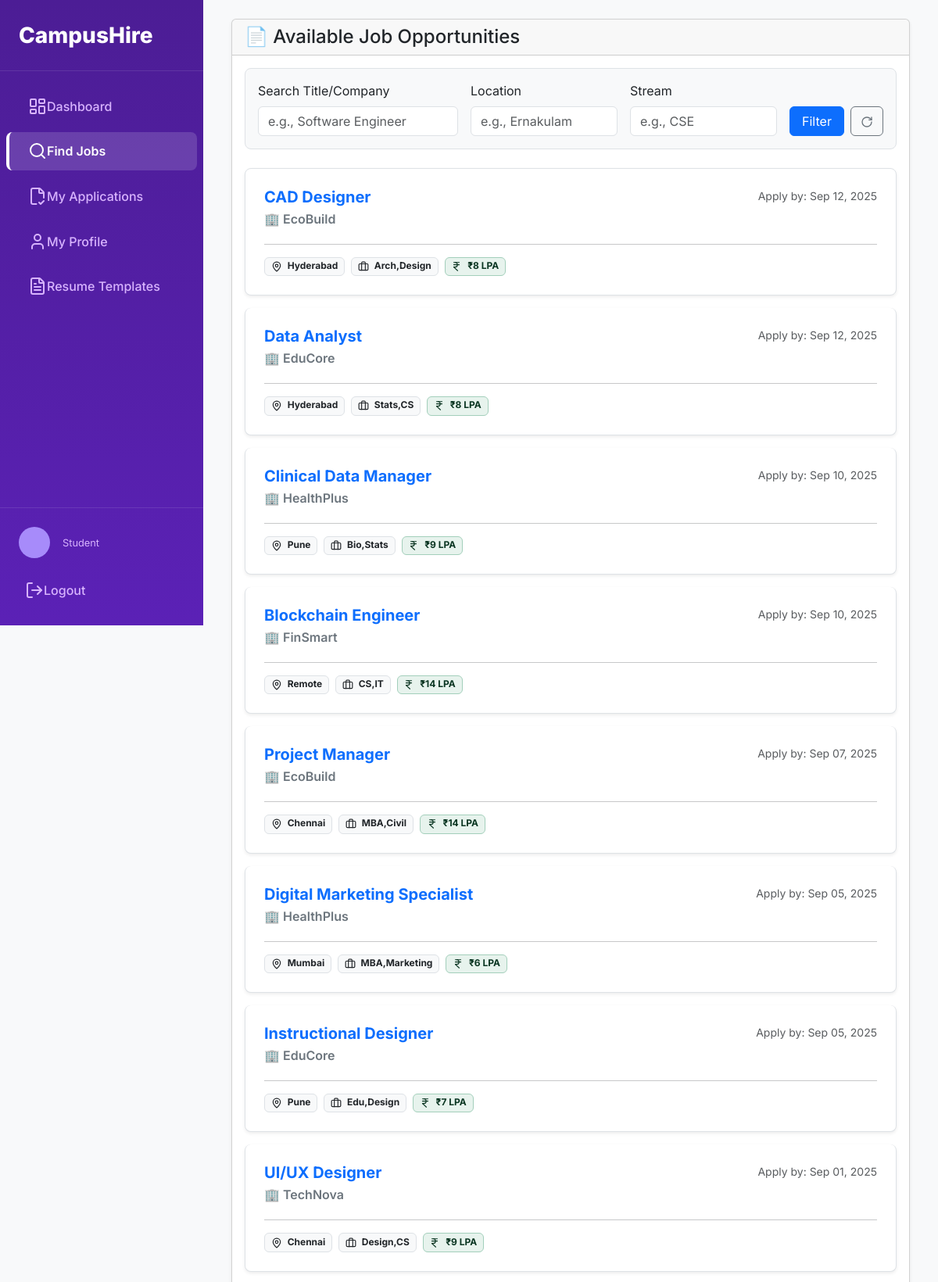
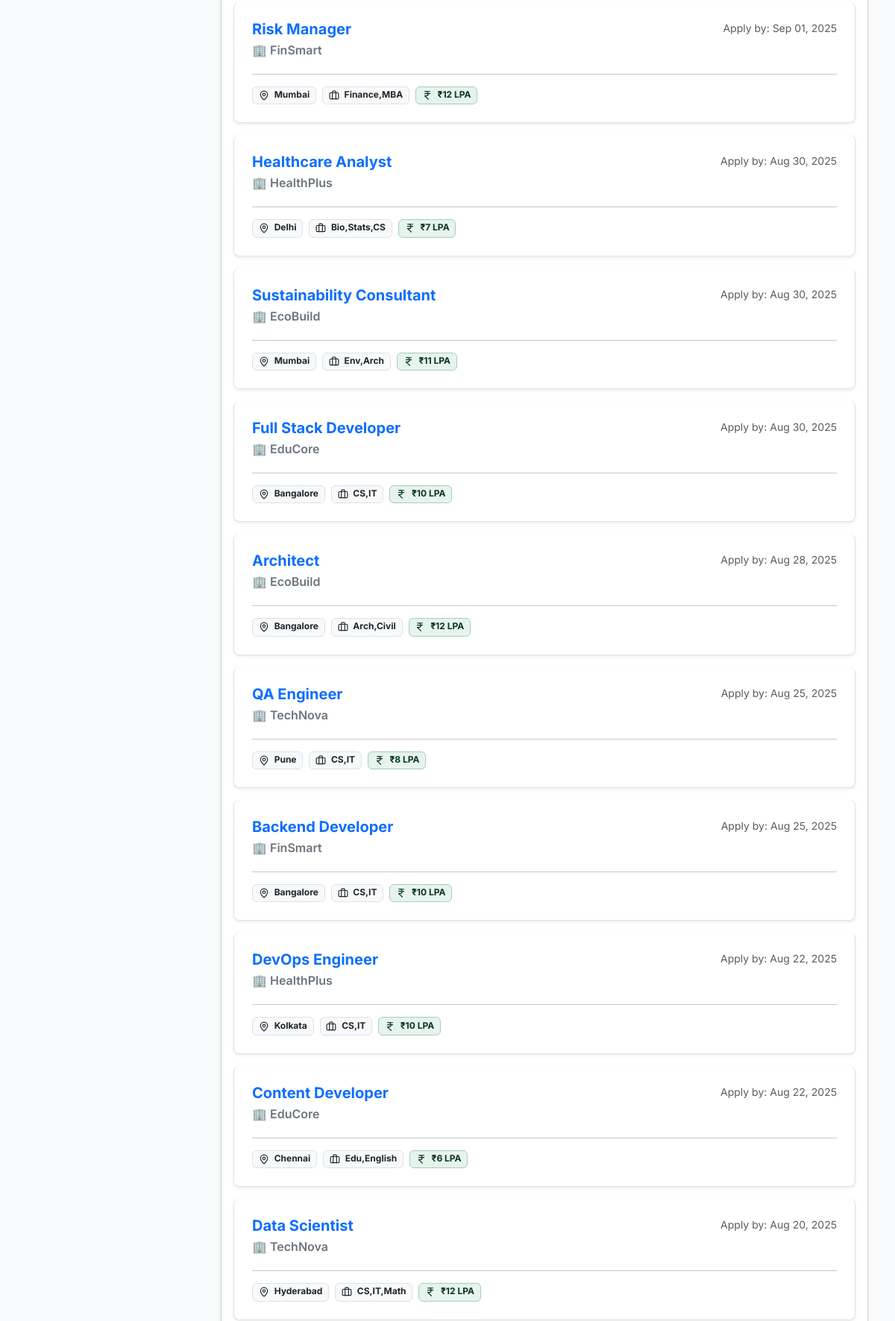
The app's page /student/jobs.php (signed in, upper part) with its own data (2 pictures, top to bottom).
### tables this page shows
CREATE TABLE IF NOT EXISTS jobs (
    id int NOT NULL AUTO_INCREMENT,
    company_id int NOT NULL,
    title varchar(100) NOT NULL,
    description text,
    allowed_streams text,
    salary varchar(50) DEFAULT NULL,
    location varchar(100) DEFAULT NULL,
    last_date_to_apply date DEFAULT NULL,
    PRIMARY KEY (id),
    KEY company_id (company_id),
    FOREIGN KEY (company_id) REFERENCES companies(id) ON DELETE CASCADE
);

CREATE TABLE IF NOT EXISTS companies (
    id int NOT NULL AUTO_INCREMENT,
    name varchar(100) NOT NULL,
    description text,
    website varchar(255) DEFAULT NULL,
    logo_path varchar(255) DEFAULT NULL,
    created_at datetime DEFAULT CURRENT_TIMESTAMP,
    PRIMARY KEY (id)
);

### db-functions.php (called while the page is built, shortened)
<?php
function getConnection()
{
    static $conn = null;
    if ($conn === null) {
        $host = getenv('DB_HOST') ?: "localhost";
        $user = getenv('DB_USERNAME') ?: "root";
        $pass = getenv('DB_PASSWORD') ?: "";
        $dbname = getenv('DB_NAME') ?: "campushire";
        $port = getenv('DB_PORT') ?: 3306;
        $conn = mysqli_connect($host, $user, $pass, $dbname, $port);
    }
    return $conn;
}
function getFilteredJobs($searchTerm = '', $location = '', $stream = '')
{
    $conn = getConnection();
    $query = "SELECT j.*, c.name as company_name
              FROM jobs j
              JOIN companies c ON j.company_id = c.id
              WHERE 1=1";
    $query .= " ORDER BY j.last_date_to_apply DESC";
    $stmt = mysqli_prepare($conn, $query);
    mysqli_stmt_execute($stmt);
    $result = mysqli_stmt_get_result($stmt);
    $jobs = [];
    while ($row = mysqli_fetch_assoc($result)) {
        $jobs[] = $row;
    }
    return $jobs;
}
?>

### student/jobs.php (the view, shortened to what this page needs)
<?php
require_once 'student_header.php';
$searchTerm = $_GET['search'] ?? '';
$location = $_GET['location'] ?? '';
$stream = $_GET['stream'] ?? '';
$jobs = getFilteredJobs($searchTerm, $location, $stream);
?>
<div class="container-fluid">
    <div class="card shadow-sm">
        <div class="card-header">
            <h4 class="card-title mb-0">📄 Available Job Opportunities</h4>
        </div>
        <div class="card-body">
            <form action="jobs.php" method="GET" class="mb-4 p-3 bg-light border rounded-3">
                <div class="row g-3 align-items-center">
                    <div class="col-md-4">
                        <label for="search" class="form-label">Search Title/Company</label>
                        <input type="text" id="search" name="search" class="form-control" placeholder="e.g., Software Engineer" value="<?= htmlspecialchars($searchTerm) ?>">
                    </div>
                    <div class="col-md-3">
                        <label for="location" class="form-label">Location</label>
                        <input type="text" id="location" name="location" class="form-control" placeholder="e.g., Ernakulam" value="<?= htmlspecialchars($location) ?>">
                    </div>
                    <div class="col-md-3">
                        <label for="stream" class="form-label">Stream</label>
                        <input type="text" id="stream" name="stream" class="form-control" placeholder="e.g., CSE" value="<?= htmlspecialchars($stream) ?>">
                    </div>
                    <div class="col-md-2 d-flex mt-auto">
                        <button type="submit" class="btn btn-primary flex-grow-1">Filter</button>
                        <a href="jobs.php" class="btn btn-outline-secondary ms-2" title="Clear Filters">
                           <i data-lucide="rotate-cw" style="width:16px; height:16px;"></i>
                        </a>
                    </div>
                </div>
            </form>
            <div class="list-group mt-4">
                <?php if (empty($jobs)): ?>
                    <div class="alert alert-info text-center">
                        No job postings found matching your criteria. Try a different search or <a href="jobs.php" class="alert-link">clear the filters</a>.
                    </div>
                <?php else: ?>
                    <?php foreach ($jobs as $job): ?>
                        <a href="job.php?id=<?= $job['id'] ?>" class="list-group-item list-group-item-action job-card p-4 mb-3 shadow-sm rounded-3">
                            <div class="d-flex w-100 justify-content-between">
                                <div>
                                    <h5 class="mb-1 fw-bold text-primary"><?= htmlspecialchars($job['title']) ?></h5>
                                    <p class="mb-1 text-secondary fw-semibold">🏢 <?= htmlspecialchars($job['company_name']) ?></p>
                                </div>
                                <small class="text-muted">Apply by: <?= date('M d, Y', strtotime($job['last_date_to_apply'])) ?></small>
                            </div>
                            <hr class="my-3">
                            <div class="d-flex flex-wrap gap-2">
                                <span class="badge bg-light text-dark border"><i data-lucide="map-pin" class="me-1" style="width:14px; height:14px;"></i> <?= htmlspecialchars($job['location']) ?></span>
                                <span class="badge bg-light text-dark border"><i data-lucide="briefcase" class="me-1" style="width:14px; height:14px;"></i> <?= htmlspecialchars($job['allowed_streams']) ?></span>
                                <span class="badge bg-success bg-opacity-10 text-success-emphasis border border-success-subtle"><i data-lucide="indian-rupee" class="me-1" style="width:14px; height:14px;"></i> <?= htmlspecialchars($job['salary']) ?></span>
                            </div>
                        </a>
                    <?php endforeach; ?>
                <?php endif; ?>
            </div>
        </div>
    </div>
</div>
<?php
require_once 'student_footer.php';
?>

### student/student_header.php (style rules this page uses)
body { font-family: 'Inter', sans-serif; background-color: #f8f9fa; }

### student/jobs.php (style rules this page uses)
.job-card { transition: transform 0.2s ease-in-out, box-shadow 0.2s ease-in-out; }

### records on screen
jobs: title "CAD Designer", company.name "EcoBuild", last_date_to_apply "Sep 12, 2025", location "Hyderabad", allowed_streams "Arch,Design", salary "₹8 LPA"
jobs: title "Data Analyst", company.name "EduCore", last_date_to_apply "Sep 12, 2025", location "Hyderabad", allowed_streams "Stats,CS", salary "₹8 LPA"
jobs: title "Clinical Data Manager", company.name "HealthPlus", last_date_to_apply "Sep 10, 2025", location "Pune", allowed_streams "Bio,Stats", salary "₹9 LPA"
jobs: title "Blockchain Engineer", company.name "FinSmart", last_date_to_apply "Sep 10, 2025", location "Remote", allowed_streams "CS,IT", salary "₹14 LPA"
jobs: title "Project Manager", company.name "EcoBuild", last_date_to_apply "Sep 07, 2025", location "Chennai", allowed_streams "MBA,Civil", salary "₹14 LPA"
jobs: title "Digital Marketing Specialist", company.name "HealthPlus", last_date_to_apply "Sep 05, 2025", location "Mumbai", allowed_streams "MBA,Marketing", salary "₹6 LPA"
jobs: title "Instructional Designer", company.name "EduCore", last_date_to_apply "Sep 05, 2025", location "Pune", allowed_streams "Edu,Design", salary "₹7 LPA"
jobs: title "UI/UX Designer", company.name "TechNova", last_date_to_apply "Sep 01, 2025", location "Chennai", allowed_streams "Design,CS", salary "₹9 LPA"
jobs: title "Risk Manager", company.name "FinSmart", last_date_to_apply "Sep 01, 2025", location "Mumbai", allowed_streams "Finance,MBA", salary "₹12 LPA"
jobs: title "Healthcare Analyst", company.name "HealthPlus", last_date_to_apply "Aug 30, 2025", location "Delhi", allowed_streams "Bio,Stats,CS", salary "₹7 LPA"
jobs: title "Sustainability Consultant", company.name "EcoBuild", last_date_to_apply "Aug 30, 2025", location "Mumbai", allowed_streams "Env,Arch", salary "₹11 LPA"
jobs: title "Full Stack Developer", company.name "EduCore", last_date_to_apply "Aug 30, 2025", location "Bangalore", allowed_streams "CS,IT", salary "₹10 LPA"
jobs: title "Architect", company.name "EcoBuild", last_date_to_apply "Aug 28, 2025", location "Bangalore", allowed_streams "Arch,Civil", salary "₹12 LPA"
jobs: title "QA Engineer", company.name "TechNova", last_date_to_apply "Aug 25, 2025", location "Pune", allowed_streams "CS,IT", salary "₹8 LPA"
jobs: title "Backend Developer", company.name "FinSmart", last_date_to_apply "Aug 25, 2025", location "Bangalore", allowed_streams "CS,IT", salary "₹10 LPA"
jobs: title "DevOps Engineer", company.name "HealthPlus", last_date_to_apply "Aug 22, 2025", location "Kolkata", allowed_streams "CS,IT", salary "₹10 LPA"
jobs: title "Content Developer", company.name "EduCore", last_date_to_apply "Aug 22, 2025", location "Chennai", allowed_streams "Edu,English", salary "₹6 LPA"
jobs: title "Data Scientist", company.name "TechNova", last_date_to_apply "Aug 20, 2025", location "Hyderabad", allowed_streams "CS,IT,Math", salary "₹12 LPA"
